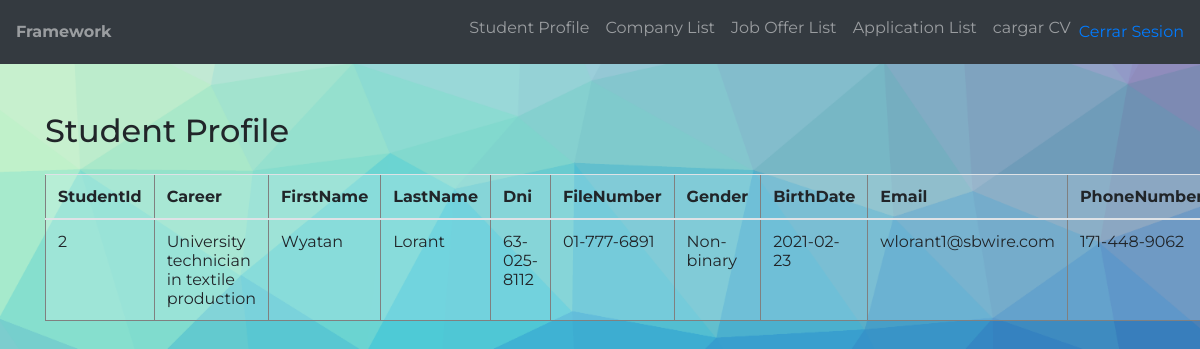
The page / (signed in) on the database its author committed.
### tables this page shows
CREATE TABLE `student` (
  `studentId` int(11) NOT NULL,
  `careerId` int(11) NOT NULL,
  `firstName` varchar(50) NOT NULL,
  `lastName` varchar(50) NOT NULL,
  `dni` varchar(50) NOT NULL,
  `fileNumber` varchar(50) NOT NULL,
  `gender` varchar(50) NOT NULL,
  `birthDate` date DEFAULT NULL,
  `email` varchar(100) NOT NULL,
  `phoneNumber` varchar(50) NOT NULL,
  `activo` tinyint(1) DEFAULT NULL CHECK (`activo` in (1,0)),
  `password` varchar(50) NOT NULL,
  `url` varchar(2000) NOT NULL,
  `fileName` varchar(200) NOT NULL
);

CREATE TABLE `career` (
  `careerId` int(11) NOT NULL,
  `DESCRIPTION` varchar(100) NOT NULL,
  `activo` tinyint(1) DEFAULT NULL CHECK (`activo` in (1,0))
);

### index.php (called while the page is built, shortened)
<?php
	require "Config/Autoload.php";
	require_once(VIEWS_PATH."header.php");
	Router::Route(new Request());
	require_once(VIEWS_PATH."footer.php");
?>

### Config/Autoload.php (called while the page is built, shortened)
<?php namespace Config;
    class Autoload {
        public static function Start() {
            spl_autoload_register(function($className)
			{
                $classPath = ucwords(str_replace("\\", "/", ROOT.$className).".php");
			});
        }
    }
?>

### DAO/Connection.php (called while the page is built, shortened)
<?php
    class Connection
    {
        private $pdo = null;
        private $pdoStatement = null;
        private static $instance = null;
        private function __construct()
        {
            try
            {
                $this->pdo = new PDO("mysql:host=".DB_HOST."; dbname=".DB_NAME, DB_USER, DB_PASS);
                $this->pdo->setAttribute(PDO::ATTR_ERRMODE, PDO::ERRMODE_EXCEPTION);
            }
            catch(Exception $ex)
            {
                throw $ex;
            }
        }
        public static function GetInstance()
        {
            if(self::$instance == null)
                self::$instance = new Connection();
            return self::$instance;
        }
        public function Execute($query, $parameters = array(), $queryType = QueryType::Query)
	    {
            try
            {
                $this->Prepare($query);
                $this->pdoStatement->execute();
                return $this->pdoStatement->fetchAll();
            }
            catch(Exception $ex)
            {
                throw $ex;
            }
        }
        private function Prepare($query)
        {
            try
            {
                $this->pdoStatement = $this->pdo->prepare($query);
            }
            catch(Exception $ex)
            {
                throw $ex;
            }
        }
    }
?>

### DAO/StudentDAO.php (called while the page is built, shortened)
<?php
class StudentDAO implements IViews
{
    private $tableName = "student";
    public function GetByEmail($email)
    {
        try {
            $student=0;
            $query = "SELECT * FROM .$this->tableName WHERE email = '$email'";;
            $this->connection = Connection::GetInstance();
            $resultSet = $this->connection->Execute($query);
            if ($resultSet) {
                $student=$this->setData($resultSet);
            }
            return $student;
        } catch (Exception $ex) {
            throw new Exception('Error al cargar la base de datos');
        }
    }
    public function   setData($resultSet)
    {
        $student = new Student();
                $student->setStudentId($resultSet[0]["studentId"]);
                $careers = new CareerDAO();
                $career = $careers->GetId($resultSet[0]["careerId"]);
                $student->setCareer($career);
                $student->setFirstName($resultSet[0]["firstName"]);
                $student->setLastName($resultSet[0]["lastName"]);
                $student->setDni($resultSet[0]["dni"]);
                $student->setFileNumber($resultSet[0]["fileNumber"]);
                $student->setGender($resultSet[0]["gender"]);
                $student->setBirthDate($resultSet[0]["birthDate"]);
                $student->setEmail($resultSet[0]["email"]);
                $student->setPhoneNumber($resultSet[0]["phoneNumber"]);
                $student->setActivo($resultSet[0]["activo"]);
                $student->setPassword($resultSet[0]["password"]);
        return $student;
    }
}

### Models/Student.php (called while the page is built, shortened)
<?php
class Student extends Usuario
{
    private $fileNumber;
    private  $phoneNumber;
    private $gender;
   private $studentId;
    private Career $career;
    public function getFileNumber()
    {
        return $this->fileNumber;
    }
    public function setFileNumber($fileNumber)
    {
        $this->fileNumber = $fileNumber;
        return $this;
    }
    public function getPhoneNumber()
    {
        return $this->phoneNumber;
    }
    public function setPhoneNumber($phoneNumber)
    {
        $this->phoneNumber = $phoneNumber;
        return $this;
    }
    public function getGender()
    {
        return $this->gender;
    }
    public function setGender($gender)
    {
        $this->gender = $gender;
        return $this;
    }
   public function getStudentId()
   {
      return $this->studentId;
   }
   public function setStudentId($studentId)
   {
      $this->studentId = $studentId;
      return $this;
   }
    public function setPassword($password)
    {
        return $this;
    }
    public function getCareer()
    {
        return $this->career;
    }
    public function setCareer(Career $career)
    {
        $this->career = $career;
        return $this;
    }
}

### DAO/CareerDAO.php (called while the page is built, shortened)
<?php
class CareerDAO implements IViews
{
    private $tableName = "career";
    public function GetId($id)
    {
        try {
            $career = NULL;
            $query = "SELECT * FROM .$this->tableName WHERE careerId = '$id'";;
            $this->connection = Connection::GetInstance();
            $resultSet = $this->connection->Execute($query);
            if ($resultSet) {
                $career = new Career();
                $career->setCareerId($resultSet[0]["careerId"]);
                $career->setDescription($resultSet[0]["DESCRIPTION"]);
                $career->setActivo($resultSet[0]["activo"]);
            }
            return $career;
        } catch (Exception $ex) {
            throw $ex;
        }
    }
}

### Models/Career.php (called while the page is built, shortened)
<?php
class Career
{
    private  $description;
    public function setCareerId($careerId)
    {
        return $this;
    }
    public function getDescription()
    {
        return $this->description;
    }
    public function setDescription($description)
    {
        $this->description = $description;
        return $this;
    }
    public function setActivo($activo)
    {
        return $this;
    }
}

### Models/Usuario.php (called while the page is built, shortened)
<?php
    class Usuario
    {
        private $firstName;
        private $lastName;
        private $email;
        private $dni;
        private $birthDate;
        public function getFirstName()
        {
            return $this->firstName;
        }
        public function setFirstName($firstName)
        {
            $this->firstName = $firstName;
        }
        public function getLastName()
        {
            return $this->lastName;
        }
        public function setLastName($lastName)
        {
            $this->lastName = $lastName;
        }
        public function getEmail()
        {
                return $this->email;
        }
        public function setEmail($email)
        {
                $this->email = $email;
                return $this;
        }
        public function getDni()
        {
                return $this->dni;
        }
        public function setDni($dni)
        {
                $this->dni = $dni;
                return $this;
        }
        public function getBirthDate()
        {
                return $this->birthDate;
        }
        public function setBirthDate($birthDate)
        {
                $this->birthDate = $birthDate;
                return $this;
        }
        public function setActivo($activo)
        {
                return $this;
        }
    }
?>

### Views/student-profile.php (the view, shortened to what this page needs)
<main class="py-5">
     <section id="listado" class="mb-5">
          <div class="container">
               <h2 class="mb-4">Student Profile</h2>
               <table class="table bg-light-alpha" border="1">
                    <thead>
                         <th>StudentId</th>
                         <th>Career</th>
                         <th>FirstName</th>
                         <th>LastName</th>
                         <th>Dni</th>
                         <th>FileNumber</th>
                         <th>Gender</th>
                         <th>BirthDate</th>
                         <th>Email</th>
                         <th>PhoneNumber</th>
                    </thead>
                    <tbody>
                         <?php
                         if ($student) {
                         ?>
                              <tr>
                                   <td><?php echo $student->getStudentId() . '<br>'; ?></td>
                                   <td><?php echo $student->getCareer()->getDescription() . '<br>'; ?></td>
                                   <td><?php echo $student->getFirstName() . '<br>'; ?></td>
                                   <td><?php echo $student->getLastName() . '<br>';  ?></td>
                                   <td> <?php echo $student->getDni() . '<br>';  ?></td>
                                   <td><?php echo $student->getFileNumber() . '<br>';  ?></td>
                                   <td><?php echo $student->getGender() . '<br>'; ?></td>
                                   <td><?php echo $student->getBirthDate() . '<br>';  ?></td>
                                   <td><?php echo $student->getEmail() . '<br>'; ?></td>
                                   <td><?php echo $student->getPhoneNumber() . '<br>';  ?></td>
                              </tr>
                         <?php
                         }
                         ?>
                    </tbody>
               </table>
          </div>
     </section>
</main>

### Views/css/estilos.css (style rules this page uses)
html, body { height: 100%; }
body { font-family: 'Montserrat', sans-serif; background: url(../img/bg.png) no-repeat center center fixed; -webkit-background-size: cover; -moz-background-size: cover; -o-background-size: cover; background-size: cover; }
.bg-light-alpha { background-color: rgba(255,255,255,0.2); }

### rows shown on the page
student: studentId "2", firstName "Wyatan", lastName "Lorant", dni "63-025-8112", fileNumber "01-777-6891", gender "Non-binary", birthDate "2021-02-23", email "wlorant1@sbwire.com", phoneNumber "171-448-9062"
career: DESCRIPTION "University technician in textile production"
